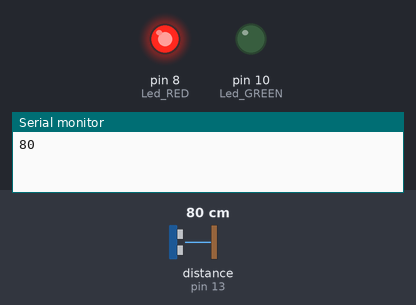
Bench run of a sketch on a simulated Arduino Uno, built with avr-gcc and run on an emulated ATmega328P. On the bench: output pins drawn as LEDs (lit = HIGH), the last lines printed to the serial monitor. The test bench sets the inputs (shaded band); at power-on: distance to the obstacle (sensor on pin 13) 80 cm. The echo pulse lasts 58.3 µs per cm; pins used as bus, display or sensor lines are not drawn.

Above: at 10.8 s.
10.9 s: distance to the obstacle (sensor on pin 13) set to 120 cm
At 20.9 s:
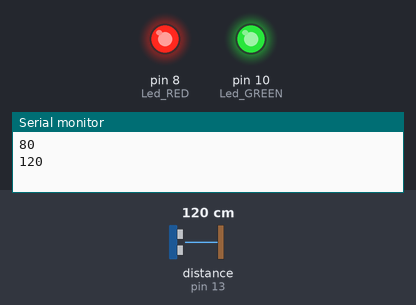
21.5 s: distance to the obstacle (sensor on pin 13) set to 60 cm
At 31.2 s:
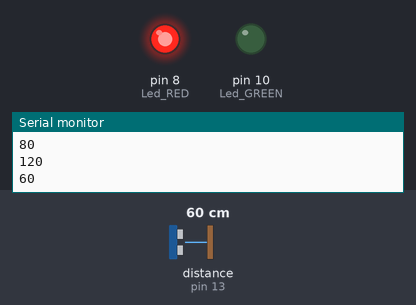
31.5 s: distance to the obstacle (sensor on pin 13) set to 55 cm
41.5 s: distance to the obstacle (sensor on pin 13) set to 45 cm
Timing chart, 0 to 44.5 s (numbered marks = the images above; inputs shaded):
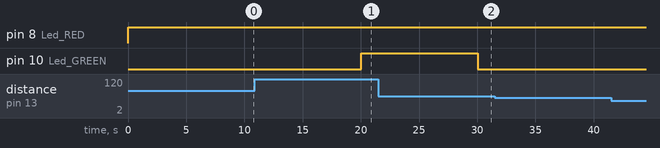

Measured:
- after the input at 10.9 s, pin 10 (Led_GREEN): LOW → HIGH after 9.1 s
- after the input at 21.5 s, pin 10 (Led_GREEN): HIGH → LOW after 8.5 s
- after the input at 41.5 s, every drawn part: stays the same

The sketch:

distance_alert.ino
```cpp
#define Led_RED 8
#define Led_GREEN 10
#define Led_YELLOW 7

#define sensor_Trigger  12
#define sensor_Echo 13


/*Runs only once*/
void setup()
{
 Serial.begin(9600);
 Pin_SetUp();
}

/*Runs continously in a loop*/
void loop()
{
  digitalWrite(Led_RED, HIGH);
  delay(10000);
  Serial.println(sensorDistance());
  Execution(sensorDistance());
}


/*Function that sets up the PIN*/
void Pin_SetUp()
{
  pinMode(Led_RED, OUTPUT);
  pinMode(Led_GREEN, OUTPUT);
  pinMode(Led_RED, OUTPUT);

  pinMode(sensor_Trigger, OUTPUT);
  pinMode(sensor_Echo, INPUT);
}

/*Function that returns the sensor distance in centimeters*/
long sensorDistance()
{
  long duration, distance;
  digitalWrite(sensor_Trigger, LOW);
  delayMicroseconds(2);
  digitalWrite(sensor_Trigger, HIGH);

  delayMicroseconds(10);
  digitalWrite(sensor_Trigger, LOW);
  duration = pulseIn(sensor_Echo, HIGH);
  distance = (duration/2) / 29.1;

  return distance;
}


/**/
void Execution(long distance_Value)
{
  if (distance_Value > 100)
  {
    digitalWrite(Led_RED, LOW);
    digitalWrite(Led_YELLOW, LOW);
    digitalWrite(Led_GREEN, HIGH);
  }
  else if ((distance_Value > 50) && (distance_Value < 100))
  {
    digitalWrite(Led_RED, LOW);
    digitalWrite(Led_YELLOW, HIGH);
    digitalWrite(Led_GREEN, LOW);
    /*bips at 1000ms interval*/
  }
  else if (distance_Value < 50)
  {
    digitalWrite(Led_RED, HIGH);
    digitalWrite(Led_YELLOW, LOW);
    digitalWrite(Led_GREEN, LOW);
   /*bips at 500ms*/
  }
 else
  {
    Serial.println("Error in distance");
  }
}
```
